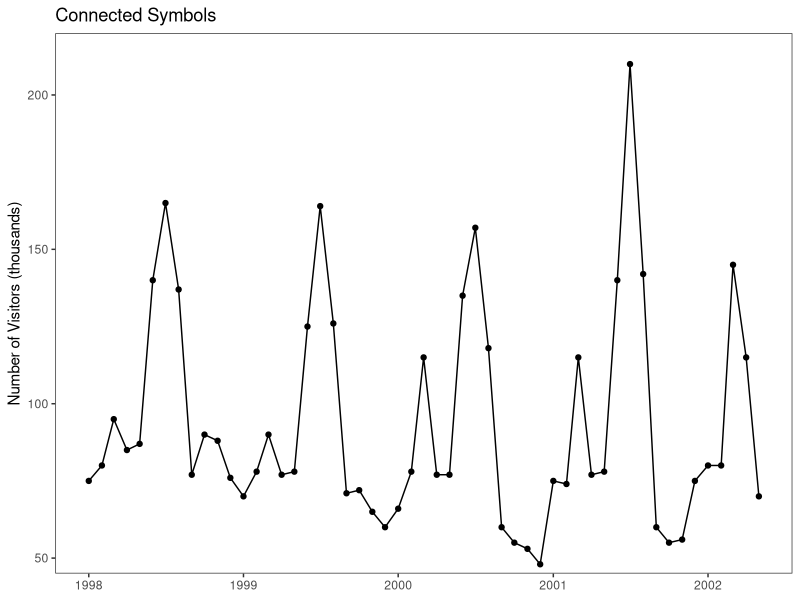
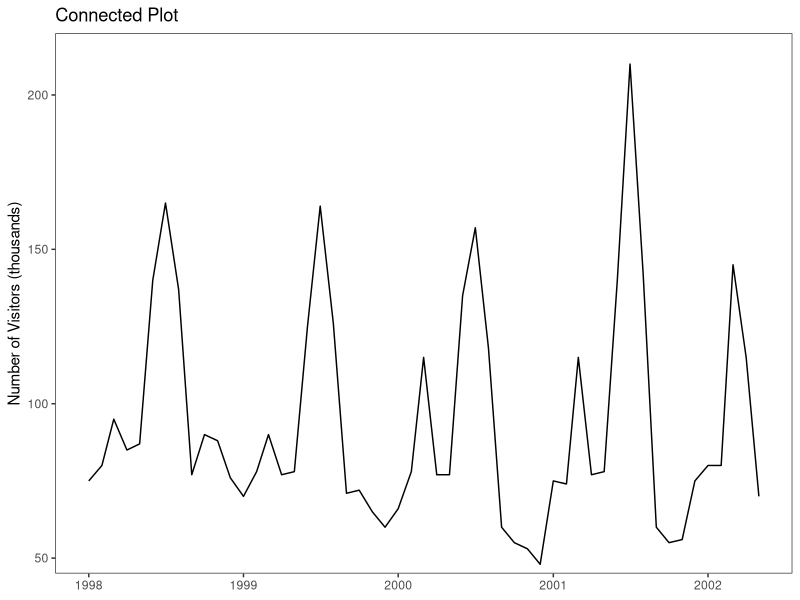
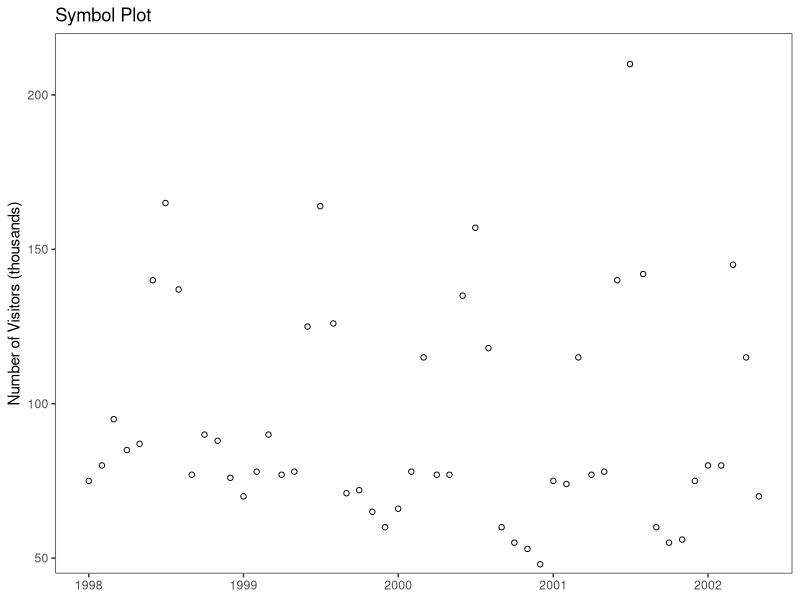
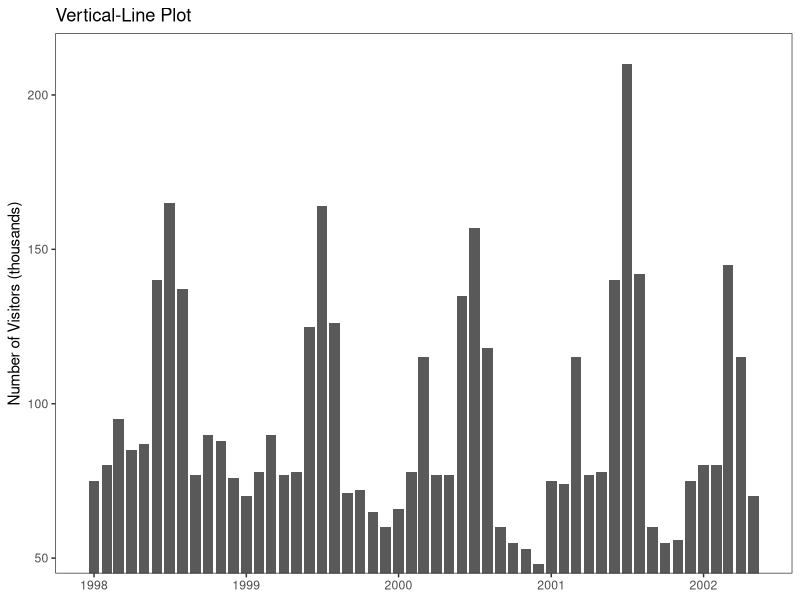

The R script that drew these images, in order: (Note: this script raises an error after producing the figures.)
## NOTE: THE DATA USED WAS ESTIMATED, WE DID NOT HAVE ACCESS TO THE
##       RAW/ORIGINAL DATA.

library(ggplot2)
library(gridExtra)

this_base <- "fig04-17_visitors-at-st-louis-science-center"

my_data <- data.frame(
  year = seq(as.Date("1998-01-01"), as.Date("2002-05-01"), by = "month"),
  visitors = c(75, 80, 95, 85, 87, 140, 165, 137, 77, 90, 88, 
               76, 70, 78, 90, 77, 78, 125, 164, 126, 71, 72, 
               65, 60, 66, 78, 115, 77, 77, 135, 157, 118, 60, 
               55, 53, 48, 75, 74, 115, 77, 78, 140, 210, 142, 
               60, 55, 56, 75, 80, 80, 145, 115, 70))

p1 <- ggplot(my_data, aes(x = year, y = visitors)) +
  geom_line() +
  geom_point() +
  scale_y_continuous(breaks = seq(50, 200, 50), limits = c(0, 220),
                     expand = c(0, 0)) +
  coord_cartesian(ylim = c(45, 220)) +
  labs(x = NULL, y = "Number of Visitors (thousands)") +
  ggtitle("Connected Symbols") +
  theme_bw() +
  theme(panel.grid.major = element_blank(),
        panel.grid.minor = element_blank())

p1

p2 <- ggplot(my_data, aes(x = year, y = visitors)) +
  geom_line() +
  scale_y_continuous(breaks = seq(50, 200, 50), limits = c(0, 220),
                     expand = c(0, 0)) +
  coord_cartesian(ylim = c(45, 220)) +
  labs(x = NULL, y = "Number of Visitors (thousands)") +
  ggtitle("Connected Plot") +
  theme_bw() +
  theme(panel.grid.major = element_blank(),
        panel.grid.minor = element_blank())

p2

p3 <- ggplot(my_data, aes(x = year, y = visitors)) +
  geom_point(shape = 1) +
  scale_y_continuous(breaks = seq(50, 200, 50), limits = c(0, 220),
                     expand = c(0, 0)) +
  coord_cartesian(ylim = c(45, 220)) +
  labs(x = NULL, y = "Number of Visitors (thousands)") +
  ggtitle("Symbol Plot") +
  theme_bw() +
  theme(panel.grid.major = element_blank(),
        panel.grid.minor = element_blank())

p3

p4 <- ggplot(my_data, aes(x = year, y = visitors)) +
  geom_bar(stat = "identity") +
  scale_y_continuous(breaks = seq(50, 200, 50), limits = c(0, 220),
                     expand = c(0, 0)) +
  coord_cartesian(ylim = c(45, 220)) +
  labs(x = NULL, y = "Number of Visitors (thousands)") +
  ggtitle("Vertical-Line Plot") +
  theme_bw() +
  theme(panel.grid.major = element_blank(),
        panel.grid.minor = element_blank())

p4

# arrange plots together 
p5 <- arrangeGrob(p1, p2, p3, p4, nrow = 2, 
                  main = textGrob(
                    "Fig 4.17 Visitors at St. Louis Science Center",
                    just = "top", vjust = 0.75, gp = gpar(fontface = "bold")))

p5

ggsave(paste0(this_base, ".png"), p5, width = 6, height = 6)
